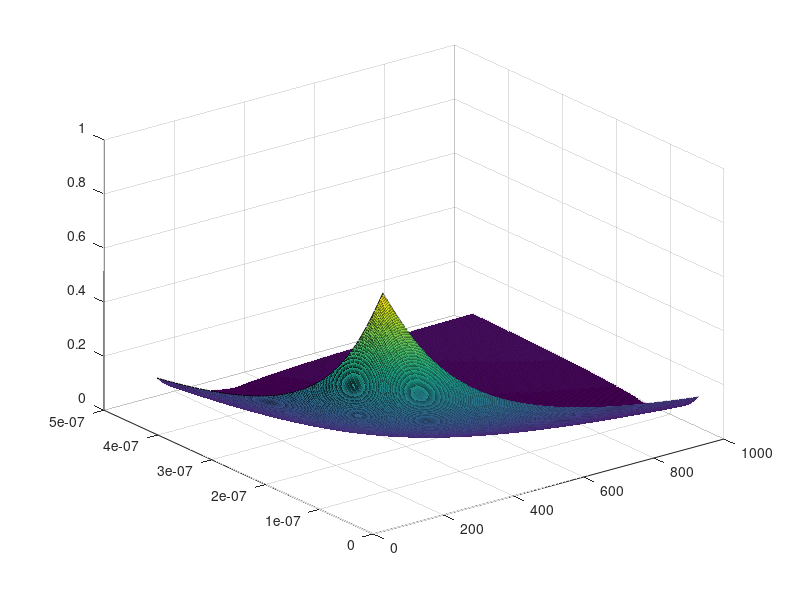

Write MATLAB code to recreate this figure.
[r4,cx]=meshgrid(100:1:1000,47e-9:5e-9:470e-9);
c1=15e-9;
r3=10e3;
rx=0.05./(20e3.*2.*pi.*cx);
r1=(cx.*rx)./c1

w=i*2*pi*20e3;
z1=r1+(1./(w.*c1))
zx=rx+(1./(w.*cx))
vd=((r3./(r3+z1))-(r4./(r4+zx)))
surf(r4,cx,abs(vd))
